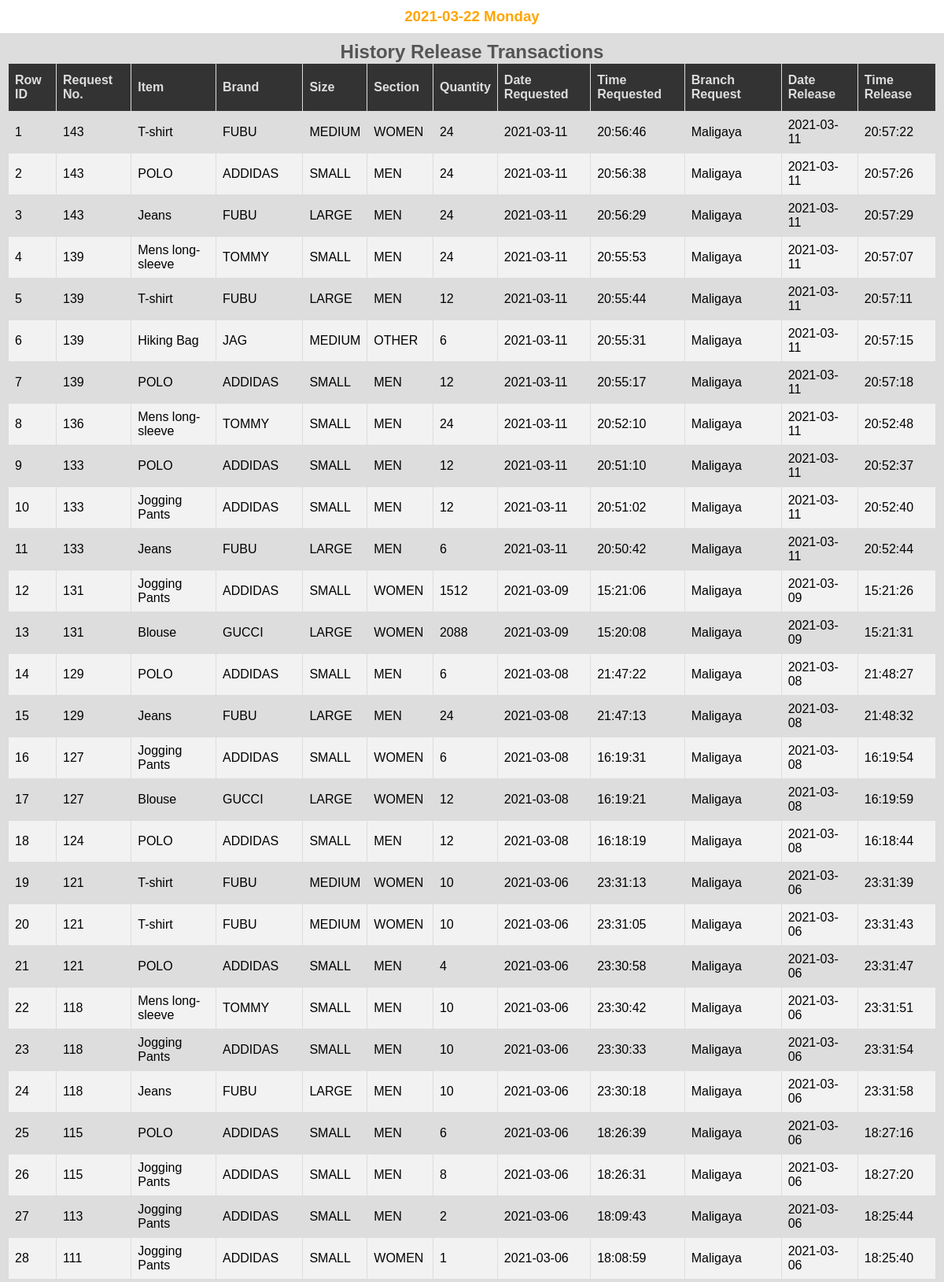
/historyRelease.php (upper part), run on the app's committed database.
### tables this page shows
CREATE TABLE `tbl_release` (
  `request_no` bigint(20) NOT NULL,
  `item_description` varchar(255) NOT NULL,
  `brand` varchar(255) NOT NULL,
  `size` varchar(20) NOT NULL,
  `section` varchar(100) NOT NULL,
  `quantity` bigint(20) NOT NULL,
  `date_request` date DEFAULT NULL,
  `time_request` time DEFAULT NULL,
  `branch` varchar(255) NOT NULL,
  `date_release` date DEFAULT NULL,
  `time_release` time DEFAULT NULL,
  `release_by` varchar(255) DEFAULT NULL
);

### model.php (called while the page is built, shortened)
<?php
Class Model {
    private $server = "localhost";
    private $username = "root";
    private $password = "kclove26";
    private $db = "orsmsproto";
    public $conn;
    public function __construct(){
        try{
            $this->conn = new mysqli($this->server, $this->username, $this->password,
                $this->db);
        }catch(Exception $e){
            echo "Connection Failed! " . $e->getMessage();
        }
    }
    public function data_fetch($stmt){
        $data = null;
        if($sql = $this->conn->query($stmt)){
            while($row = mysqli_fetch_assoc($sql)){
                $data[] = $row;
            }
        }
        return $data;
    }
}
?>

### historyRelease.php (the view, shortened to what this page needs)
<?php
    include_once('connections/model.php');
    $model = new Model();
?>
<!DOCTYPE html>
<html lang="en">
<head>
    <link rel="stylesheet" href="css/index.css">
</head>
<body>
    <h3><?php echo date("Y-m-d") ." ". date("l"); ?></h3>
    <div class="content">
    <h2>History Release Transactions</h2>
        <table id="stock-table">
            <thead>
                <tr>
                  <th>Row ID</th>
                  <th>Request No.</th>
                  <th>Item</th>
                  <th>Brand</th>
                  <th>Size</th>
                  <th>Section</th>
                  <th>Quantity</th>
                  <th>Date Requested</th>
                  <th>Time Requested</th>
                  <th>Branch Request</th>
                  <th>Date Release</th>
                  <th>Time Release</th>
                </tr>
            </thead>
            <tbody>
                 <?php
                        $rows = $model->data_fetch("SELECT * FROM tbl_release ORDER BY request_no DESC");
                        $i = 1;
                        if(!empty($rows)){
                            foreach($rows as $row){
                        ?>
                    <tr>
                        <td><?php echo  $i++?></td>
                        <td><?php echo  $row['request_no'] ?></td>
                        <td><?php echo  $row['item_description'] ?></td>
                        <td><?php echo  $row['brand'] ?></td>
                        <td><?php echo  $row['size'] ?></td>
                        <td><?php echo  $row['section'] ?></td>
                        <td><?php echo  $row['quantity'] ?></td>
                        <td><?php echo  $row['date_request'] ?></td>
                        <td><?php echo  $row['time_request'] ?></td>
                        <td><?php echo  $row['branch'] ?></td>
                        <td><?php echo  $row['date_release'] ?></td>
                        <td><?php echo  $row['time_release'] ?></td>
                    </tr>
                    <?php
                            }
                        }else {
                            echo "No Data!";
                        }
                    ?>
            </tbody>
        </table>
    </div>
</body>
</html>

### index.css (style rules this page uses)
* { box-sizing: border-box; font-family: Arial, Arial, Helvetica, sans-serif; }
body { margin: 0; font-family: Arial, Helvetica, sans-serif; }
.content { background-color: #ddd; padding: 10px; height: 50%; overflow: scroll; }
h3 { text-align: center; color: #ffa500; margin-top: 10px; margin-bottom: 10px; }
h2 { margin-top: 0px; margin-bottom: 0px; text-align: center; color: #555; }
#stock-table { font-family: "Trebuchet MS", Arial, Helvetica, sans-serif; border-collapse: collapse; width: 100%; }
#stock-table td, #stock-table th { border: 1px solid #ddd; padding: 8px; }
#stock-table tr:nth-child(even) { background-color: #f2f2f2; }
#stock-table th { padding-top: 12px; padding-bottom: 12px; text-align: left; background-color: #333; color:#ddd; }

### data on the page
tbl_release: request_no "143", item_description "T-shirt", brand "FUBU", size "MEDIUM", section "WOMEN", quantity "24", date_request "2021-03-11", time_request "20:56:46", branch "Maligaya", date_release "2021-03-11", time_release "20:57:22"
tbl_release: request_no "143", item_description "POLO", brand "ADDIDAS", size "SMALL", section "MEN", quantity "24", date_request "2021-03-11", time_request "20:56:38", branch "Maligaya", date_release "2021-03-11", time_release "20:57:26"
tbl_release: request_no "143", item_description "Jeans", brand "FUBU", size "LARGE", section "MEN", quantity "24", date_request "2021-03-11", time_request "20:56:29", branch "Maligaya", date_release "2021-03-11", time_release "20:57:29"
tbl_release: request_no "139", item_description "Mens long-sleeve", brand "TOMMY", size "SMALL", section "MEN", quantity "24", date_request "2021-03-11", time_request "20:55:53", branch "Maligaya", date_release "2021-03-11", time_release "20:57:07"
tbl_release: request_no "139", item_description "T-shirt", brand "FUBU", size "LARGE", section "MEN", quantity "12", date_request "2021-03-11", time_request "20:55:44", branch "Maligaya", date_release "2021-03-11", time_release "20:57:11"
tbl_release: request_no "139", item_description "Hiking Bag", brand "JAG", size "MEDIUM", section "OTHER", quantity "6", date_request "2021-03-11", time_request "20:55:31", branch "Maligaya", date_release "2021-03-11", time_release "20:57:15"
tbl_release: request_no "139", item_description "POLO", brand "ADDIDAS", size "SMALL", section "MEN", quantity "12", date_request "2021-03-11", time_request "20:55:17", branch "Maligaya", date_release "2021-03-11", time_release "20:57:18"
tbl_release: request_no "136", item_description "Mens long-sleeve", brand "TOMMY", size "SMALL", section "MEN", quantity "24", date_request "2021-03-11", time_request "20:52:10", branch "Maligaya", date_release "2021-03-11", time_release "20:52:48"
tbl_release: request_no "133", item_description "POLO", brand "ADDIDAS", size "SMALL", section "MEN", quantity "12", date_request "2021-03-11", time_request "20:51:10", branch "Maligaya", date_release "2021-03-11", time_release "20:52:37"
tbl_release: request_no "133", item_description "Jogging Pants", brand "ADDIDAS", size "SMALL", section "MEN", quantity "12", date_request "2021-03-11", time_request "20:51:02", branch "Maligaya", date_release "2021-03-11", time_release "20:52:40"
tbl_release: request_no "133", item_description "Jeans", brand "FUBU", size "LARGE", section "MEN", quantity "6", date_request "2021-03-11", time_request "20:50:42", branch "Maligaya", date_release "2021-03-11", time_release "20:52:44"
tbl_release: request_no "131", item_description "Jogging Pants", brand "ADDIDAS", size "SMALL", section "WOMEN", quantity "1512", date_request "2021-03-09", time_request "15:21:06", branch "Maligaya", date_release "2021-03-09", time_release "15:21:26"
tbl_release: request_no "131", item_description "Blouse", brand "GUCCI", size "LARGE", section "WOMEN", quantity "2088", date_request "2021-03-09", time_request "15:20:08", branch "Maligaya", date_release "2021-03-09", time_release "15:21:31"
tbl_release: request_no "129", item_description "POLO", brand "ADDIDAS", size "SMALL", section "MEN", quantity "6", date_request "2021-03-08", time_request "21:47:22", branch "Maligaya", date_release "2021-03-08", time_release "21:48:27"
tbl_release: request_no "129", item_description "Jeans", brand "FUBU", size "LARGE", section "MEN", quantity "24", date_request "2021-03-08", time_request "21:47:13", branch "Maligaya", date_release "2021-03-08", time_release "21:48:32"
tbl_release: request_no "127", item_description "Jogging Pants", brand "ADDIDAS", size "SMALL", section "WOMEN", quantity "6", date_request "2021-03-08", time_request "16:19:31", branch "Maligaya", date_release "2021-03-08", time_release "16:19:54"
tbl_release: request_no "127", item_description "Blouse", brand "GUCCI", size "LARGE", section "WOMEN", quantity "12", date_request "2021-03-08", time_request "16:19:21", branch "Maligaya", date_release "2021-03-08", time_release "16:19:59"
tbl_release: request_no "124", item_description "POLO", brand "ADDIDAS", size "SMALL", section "MEN", quantity "12", date_request "2021-03-08", time_request "16:18:19", branch "Maligaya", date_release "2021-03-08", time_release "16:18:44"
tbl_release: request_no "121", item_description "T-shirt", brand "FUBU", size "MEDIUM", section "WOMEN", quantity "10", date_request "2021-03-06", time_request "23:31:13", branch "Maligaya", date_release "2021-03-06", time_release "23:31:39"
tbl_release: request_no "121", item_description "T-shirt", brand "FUBU", size "MEDIUM", section "WOMEN", quantity "10", date_request "2021-03-06", time_request "23:31:05", branch "Maligaya", date_release "2021-03-06", time_release "23:31:43"
tbl_release: request_no "121", item_description "POLO", brand "ADDIDAS", size "SMALL", section "MEN", quantity "4", date_request "2021-03-06", time_request "23:30:58", branch "Maligaya", date_release "2021-03-06", time_release "23:31:47"
tbl_release: request_no "118", item_description "Mens long-sleeve", brand "TOMMY", size "SMALL", section "MEN", quantity "10", date_request "2021-03-06", time_request "23:30:42", branch "Maligaya", date_release "2021-03-06", time_release "23:31:51"
tbl_release: request_no "118", item_description "Jogging Pants", brand "ADDIDAS", size "SMALL", section "MEN", quantity "10", date_request "2021-03-06", time_request "23:30:33", branch "Maligaya", date_release "2021-03-06", time_release "23:31:54"
tbl_release: request_no "118", item_description "Jeans", brand "FUBU", size "LARGE", section "MEN", quantity "10", date_request "2021-03-06", time_request "23:30:18", branch "Maligaya", date_release "2021-03-06", time_release "23:31:58"
tbl_release: request_no "115", item_description "POLO", brand "ADDIDAS", size "SMALL", section "MEN", quantity "6", date_request "2021-03-06", time_request "18:26:39", branch "Maligaya", date_release "2021-03-06", time_release "18:27:16"
tbl_release: request_no "115", item_description "Jogging Pants", brand "ADDIDAS", size "SMALL", section "MEN", quantity "8", date_request "2021-03-06", time_request "18:26:31", branch "Maligaya", date_release "2021-03-06", time_release "18:27:20"
tbl_release: request_no "113", item_description "Jogging Pants", brand "ADDIDAS", size "SMALL", section "MEN", quantity "2", date_request "2021-03-06", time_request "18:09:43", branch "Maligaya", date_release "2021-03-06", time_release "18:25:44"
tbl_release: request_no "111", item_description "Jogging Pants", brand "ADDIDAS", size "SMALL", section "WOMEN", quantity "1", date_request "2021-03-06", time_request "18:08:59", branch "Maligaya", date_release "2021-03-06", time_release "18:25:40"
